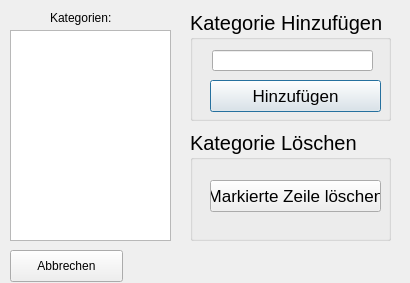
<?xml version="1.0" encoding="UTF-8"?>
<ui version="4.0">
 <class>Kategorieverwaltung</class>
 <widget class="QDialog" name="Kategorieverwaltung">
  <property name="geometry">
   <rect>
    <x>0</x>
    <y>0</y>
    <width>410</width>
    <height>283</height>
   </rect>
  </property>
  <property name="windowTitle">
   <string>Kategorieverwaltung</string>
  </property>
  <widget class="QGroupBox" name="groupBox">
   <property name="geometry">
    <rect>
     <x>190</x>
     <y>10</y>
     <width>201</width>
     <height>111</height>
    </rect>
   </property>
   <property name="font">
    <font>
     <pointsize>15</pointsize>
    </font>
   </property>
   <property name="title">
    <string>Kategorie Hinzufügen</string>
   </property>
   <widget class="QPushButton" name="btn_BeHinzufuegen">
    <property name="geometry">
     <rect>
      <x>20</x>
      <y>70</y>
      <width>171</width>
      <height>32</height>
     </rect>
    </property>
    <property name="font">
     <font>
      <pointsize>13</pointsize>
     </font>
    </property>
    <property name="text">
     <string>Hinzufügen</string>
    </property>
   </widget>
   <widget class="QLineEdit" name="txt_newCategory">
    <property name="geometry">
     <rect>
      <x>22</x>
      <y>40</y>
      <width>161</width>
      <height>21</height>
     </rect>
    </property>
   </widget>
  </widget>
  <widget class="QLabel" name="label">
   <property name="geometry">
    <rect>
     <x>50</x>
     <y>10</y>
     <width>81</width>
     <height>16</height>
    </rect>
   </property>
   <property name="text">
    <string>Kategorien:</string>
   </property>
  </widget>
  <widget class="QListWidget" name="list_category">
   <property name="geometry">
    <rect>
     <x>10</x>
     <y>30</y>
     <width>161</width>
     <height>211</height>
    </rect>
   </property>
  </widget>
  <widget class="QGroupBox" name="groupBox_2">
   <property name="geometry">
    <rect>
     <x>190</x>
     <y>130</y>
     <width>201</width>
     <height>111</height>
    </rect>
   </property>
   <property name="font">
    <font>
     <pointsize>15</pointsize>
    </font>
   </property>
   <property name="title">
    <string>Kategorie Löschen</string>
   </property>
   <widget class="QPushButton" name="btn_BeLoeschen">
    <property name="geometry">
     <rect>
      <x>20</x>
      <y>50</y>
      <width>171</width>
      <height>32</height>
     </rect>
    </property>
    <property name="font">
     <font>
      <pointsize>13</pointsize>
     </font>
    </property>
    <property name="text">
     <string>Markierte Zeile löschen</string>
    </property>
   </widget>
  </widget>
  <widget class="QPushButton" name="btn_KvAbbrechen">
   <property name="geometry">
    <rect>
     <x>10</x>
     <y>250</y>
     <width>113</width>
     <height>32</height>
    </rect>
   </property>
   <property name="text">
    <string>Abbrechen</string>
   </property>
  </widget>
 </widget>
 <tabstops>
  <tabstop>txt_newCategory</tabstop>
  <tabstop>btn_BeHinzufuegen</tabstop>
  <tabstop>list_category</tabstop>
  <tabstop>btn_BeLoeschen</tabstop>
  <tabstop>btn_KvAbbrechen</tabstop>
 </tabstops>
 <resources/>
 <connections/>
</ui>
